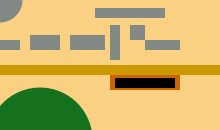
Frame 1 (no input)
Frame 60 (the mouse pressed at the canvas centre just before this capture): identical to frame 1, image omitted
Frame 120 (the mouse held since frame 60 and released just before this capture): identical to frame 1, image omitted

The Processing sketch that drew this single still picture (run headless with seeded random() and noise(); from frame 60 on, the mouse is pressed at the canvas centre):

// Processing sketch: processing_3905
// ── processing_3905.pde



void setup() {
  size(220, 130);
  noStroke () ;
  color middle = color(204, 153, 0);
  color outside = color(250, 209, 131);
  color oval = color (21, 113, 30 );
  color roundhouse = color ( 131, 137, 132 );
  color cafe = color ( 131, 137, 132 );
  color value = color (204, 102, 0) ;
  color law = color ( 131, 137, 132 );  
  color chem = color ( 131, 137, 132 );  
  color sci = color ( 131, 137, 132 );
  color block = color ( 131, 137, 132 );
  color scit = color ( 131, 137, 132 );
  color asb = color ( 131, 137, 132 );

  
  fill(outside);
  rect(0, 0, 400, 200);
  fill(middle);
  rect(0,65, 400, 10);
  fill(oval) ;
  ellipse (40, 140, 105, 105 ) ;
  fill (roundhouse);
  ellipse (0, 0, 45, 45 ) ;
  fill (value) ;
  rect (110, 75, 70, 15) ;
  fill (cafe) ;
  rect (0, 40, 20, 10 ) ;
  fill (law) ;
  rect (30, 35, 30, 15 ) ;
  fill (chem) ;
  rect (70, 35, 35, 15 ) ;
  fill (sci) ;
  rect (110, 25, 10, 35 ) ;
  fill (block) ;
  rect (130, 25, 15, 15) ;
  fill (scit) ;
  rect (145, 40, 35, 10) ;
  fill (asb) ;
  rect (95, 8, 70, 10 ) ;
  

}

int value = 0 ;

void draw() {
    fill (value); 
    rect(115, 78, 60, 10); 
}

void mouseClicked () {
  if (value == 0) {
    value = 200;
  } else {
    value = 0;
  }

}
